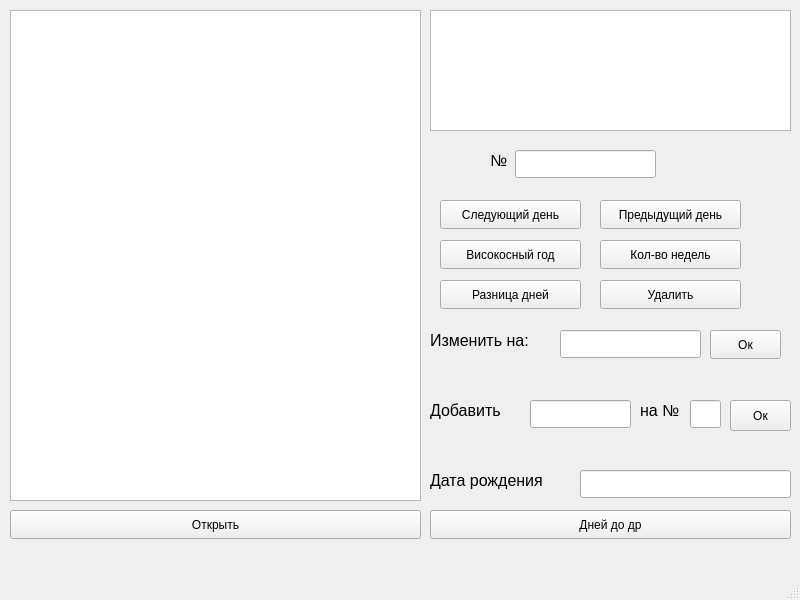
<?xml version="1.0" encoding="UTF-8"?>
<ui version="4.0">
 <class>MainWindow</class>
 <widget class="QMainWindow" name="MainWindow">
  <property name="geometry">
   <rect>
    <x>0</x>
    <y>0</y>
    <width>800</width>
    <height>600</height>
   </rect>
  </property>
  <property name="windowTitle">
   <string>MainWindow</string>
  </property>
  <widget class="QWidget" name="centralwidget">
   <widget class="QTableView" name="tableView">
    <property name="geometry">
     <rect>
      <x>10</x>
      <y>10</y>
      <width>411</width>
      <height>491</height>
     </rect>
    </property>
   </widget>
   <widget class="QTextBrowser" name="textBrowser">
    <property name="geometry">
     <rect>
      <x>430</x>
      <y>10</y>
      <width>361</width>
      <height>121</height>
     </rect>
    </property>
   </widget>
   <widget class="QLineEdit" name="lineEdit">
    <property name="geometry">
     <rect>
      <x>515</x>
      <y>150</y>
      <width>141</width>
      <height>28</height>
     </rect>
    </property>
   </widget>
   <widget class="QLabel" name="label">
    <property name="geometry">
     <rect>
      <x>490</x>
      <y>150</y>
      <width>21</width>
      <height>21</height>
     </rect>
    </property>
    <property name="font">
     <font>
      <pointsize>12</pointsize>
     </font>
    </property>
    <property name="text">
     <string>№</string>
    </property>
   </widget>
   <widget class="QPushButton" name="tomorrow">
    <property name="geometry">
     <rect>
      <x>440</x>
      <y>200</y>
      <width>141</width>
      <height>29</height>
     </rect>
    </property>
    <property name="text">
     <string>Следующий день</string>
    </property>
   </widget>
   <widget class="QPushButton" name="yesterday">
    <property name="geometry">
     <rect>
      <x>600</x>
      <y>200</y>
      <width>141</width>
      <height>29</height>
     </rect>
    </property>
    <property name="text">
     <string>Предыдущий день</string>
    </property>
   </widget>
   <widget class="QPushButton" name="higher_year">
    <property name="geometry">
     <rect>
      <x>440</x>
      <y>240</y>
      <width>141</width>
      <height>29</height>
     </rect>
    </property>
    <property name="text">
     <string>Високосный год</string>
    </property>
   </widget>
   <widget class="QPushButton" name="Weeks">
    <property name="geometry">
     <rect>
      <x>600</x>
      <y>240</y>
      <width>141</width>
      <height>29</height>
     </rect>
    </property>
    <property name="text">
     <string>Кол-во недель</string>
    </property>
   </widget>
   <widget class="QLineEdit" name="lineEdit_2">
    <property name="geometry">
     <rect>
      <x>580</x>
      <y>470</y>
      <width>211</width>
      <height>28</height>
     </rect>
    </property>
    <property name="text">
     <string/>
    </property>
   </widget>
   <widget class="QLabel" name="label_2">
    <property name="geometry">
     <rect>
      <x>430</x>
      <y>470</y>
      <width>141</width>
      <height>21</height>
     </rect>
    </property>
    <property name="font">
     <font>
      <pointsize>12</pointsize>
     </font>
    </property>
    <property name="text">
     <string>Дата рождения</string>
    </property>
   </widget>
   <widget class="QPushButton" name="days_to_birsd">
    <property name="geometry">
     <rect>
      <x>430</x>
      <y>510</y>
      <width>361</width>
      <height>29</height>
     </rect>
    </property>
    <property name="text">
     <string>Дней до др</string>
    </property>
   </widget>
   <widget class="QPushButton" name="pushButton">
    <property name="geometry">
     <rect>
      <x>440</x>
      <y>280</y>
      <width>141</width>
      <height>29</height>
     </rect>
    </property>
    <property name="text">
     <string>Разница дней</string>
    </property>
   </widget>
   <widget class="QLabel" name="label_3">
    <property name="geometry">
     <rect>
      <x>430</x>
      <y>330</y>
      <width>121</width>
      <height>21</height>
     </rect>
    </property>
    <property name="font">
     <font>
      <pointsize>12</pointsize>
     </font>
    </property>
    <property name="text">
     <string>Изменить на:</string>
    </property>
   </widget>
   <widget class="QLineEdit" name="lineEdit_3">
    <property name="geometry">
     <rect>
      <x>560</x>
      <y>330</y>
      <width>141</width>
      <height>28</height>
     </rect>
    </property>
   </widget>
   <widget class="QPushButton" name="change">
    <property name="geometry">
     <rect>
      <x>710</x>
      <y>330</y>
      <width>71</width>
      <height>29</height>
     </rect>
    </property>
    <property name="text">
     <string>Ок</string>
    </property>
   </widget>
   <widget class="QPushButton" name="delete_2">
    <property name="geometry">
     <rect>
      <x>600</x>
      <y>280</y>
      <width>141</width>
      <height>29</height>
     </rect>
    </property>
    <property name="text">
     <string>Удалить</string>
    </property>
   </widget>
   <widget class="QLabel" name="label_4">
    <property name="geometry">
     <rect>
      <x>430</x>
      <y>400</y>
      <width>91</width>
      <height>21</height>
     </rect>
    </property>
    <property name="font">
     <font>
      <pointsize>12</pointsize>
     </font>
    </property>
    <property name="text">
     <string>Добавить</string>
    </property>
   </widget>
   <widget class="QLineEdit" name="lineEdit_4">
    <property name="geometry">
     <rect>
      <x>530</x>
      <y>400</y>
      <width>101</width>
      <height>28</height>
     </rect>
    </property>
   </widget>
   <widget class="QLabel" name="label_5">
    <property name="geometry">
     <rect>
      <x>640</x>
      <y>400</y>
      <width>51</width>
      <height>21</height>
     </rect>
    </property>
    <property name="font">
     <font>
      <pointsize>12</pointsize>
     </font>
    </property>
    <property name="text">
     <string>на №</string>
    </property>
   </widget>
   <widget class="QLineEdit" name="lineEdit_5">
    <property name="geometry">
     <rect>
      <x>690</x>
      <y>400</y>
      <width>31</width>
      <height>28</height>
     </rect>
    </property>
   </widget>
   <widget class="QPushButton" name="change_2">
    <property name="geometry">
     <rect>
      <x>730</x>
      <y>400</y>
      <width>61</width>
      <height>31</height>
     </rect>
    </property>
    <property name="text">
     <string>Ок</string>
    </property>
   </widget>
   <widget class="QPushButton" name="days_to_birsd_2">
    <property name="geometry">
     <rect>
      <x>10</x>
      <y>510</y>
      <width>411</width>
      <height>29</height>
     </rect>
    </property>
    <property name="text">
     <string>Открыть</string>
    </property>
   </widget>
  </widget>
  <widget class="QMenuBar" name="menubar">
   <property name="geometry">
    <rect>
     <x>0</x>
     <y>0</y>
     <width>800</width>
     <height>25</height>
    </rect>
   </property>
  </widget>
  <widget class="QStatusBar" name="statusbar"/>
 </widget>
 <resources/>
 <connections/>
</ui>
